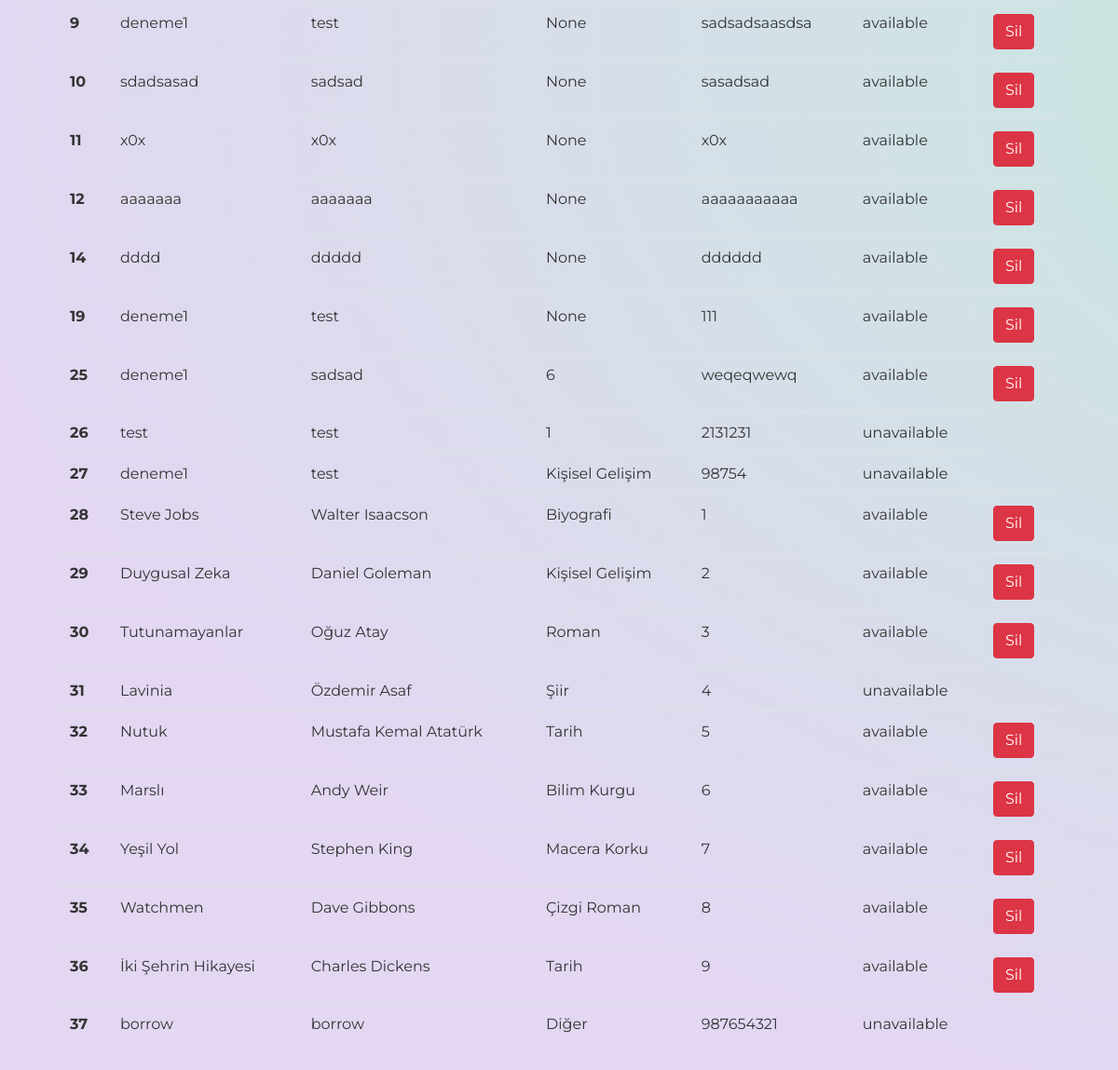
Page /admin_book (lower part) on the earlier database version.
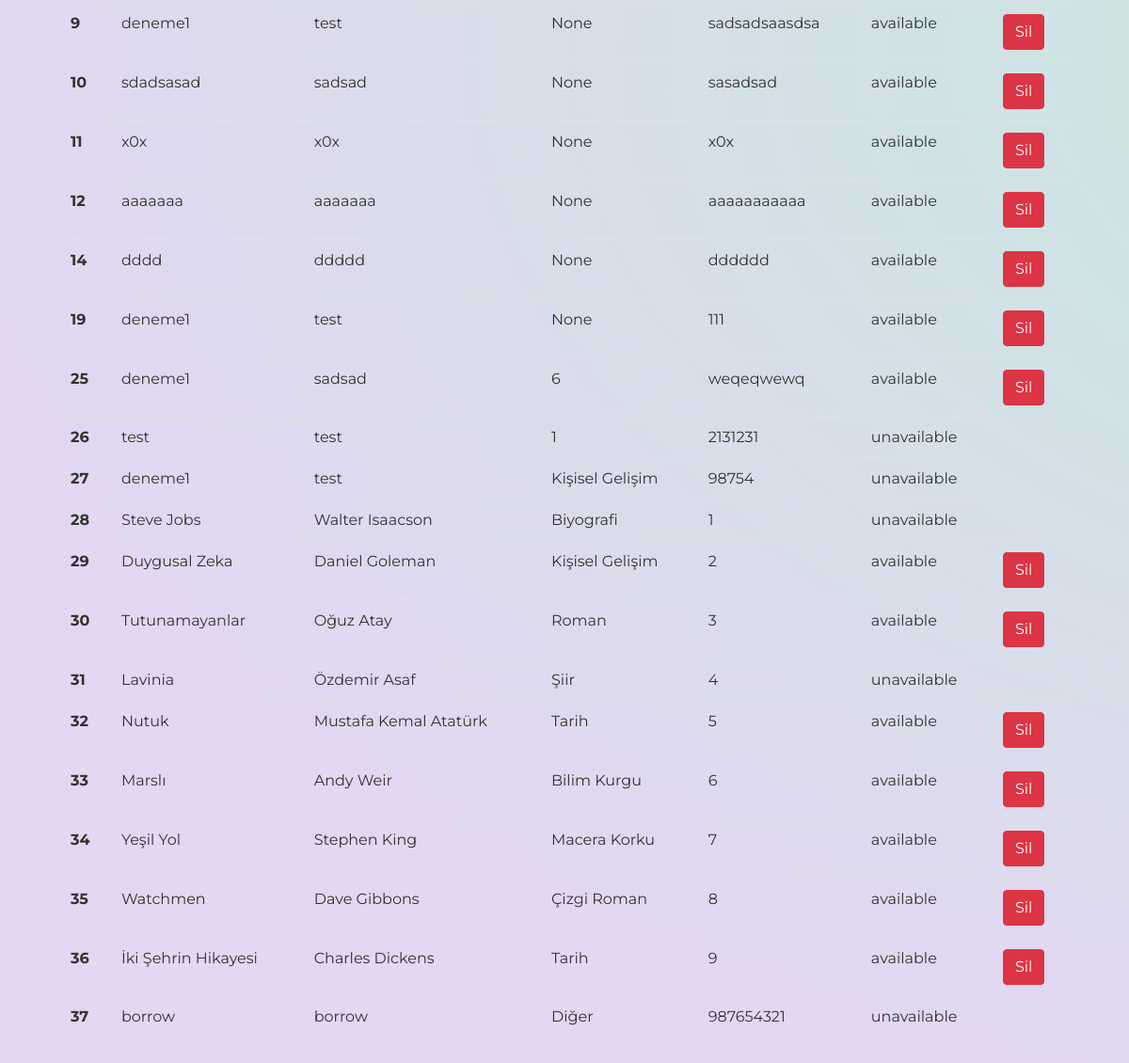
Same page on the later database version.
### Models/book.py (models this page shows)
class Book(db.Model):
    id = db.Column(db.Integer, primary_key=True)
    title = db.Column(db.String(200))
    author = db.Column(db.String(200))
    type = db.Column(db.String(200))
    barcode = db.Column(db.Integer)
    status = db.Column(db.Boolean, default=True)

### Routes/routes.py (the view)
@routes.route("/admin_book")
def admin_book():
    books = Book.query.all()
    types = Type.query.all()
    return render_template("admin_book.html",books=books,types=types)

### templates/admin_book.html (shortened to what this page needs)
<html>
<head>
    <link rel="stylesheet" href="https://maxcdn.bootstrapcdn.com/bootstrap/4.0.0/css/bootstrap.min.css">
    <link rel="stylesheet" type="text/css" href="../static/css/home.css" />
</head>
<body>
    <div>
        <div style="margin-top: 150px;" class="container">
            <table class="table">
                <br><br><br>
                <tbody>
                    {%for book in books %}
                    <tr>
                        <th scope="row">{{book.id}}</th>
                        <td>{{book.title}}</td>
                        <td>{{book.author}}</td>
                        <td>{{book.type}}</td>
                        <td>{{book.barcode}}</td>
                        {% if book.status==True %}
                        <td>available</td>
                        <td><a href="/book_delete/{{book.id}}" class="btn btn-danger">Sil</a>
                        {% else %}
                        <td>unavailable</td>
                        {% endif %}
                    </tr>
                    {% endfor %}
                </tbody>
            </table>
        </div>
    </div>
</body>
</html>

### static/css/home.css (style rules this page uses)
body { font-family: "Montserrat", Helvetica, sans-serif; background: radial-gradient( ellipse at center, rgba(194, 234, 219, 1) 0%, rgba(227, 215, 242, 1) 74%, rgba(227, 215, 242, 1) 74%); background-size: 300%; padding: 3em; color: #333; }
a { font-weight: 400; font-size: 18px; -webkit-transition: all 0.25s; transition: all 0.25s; }

Differences in the rows shown:
changed Book "Steve Jobs": status "available Sil" → "unavailable"
